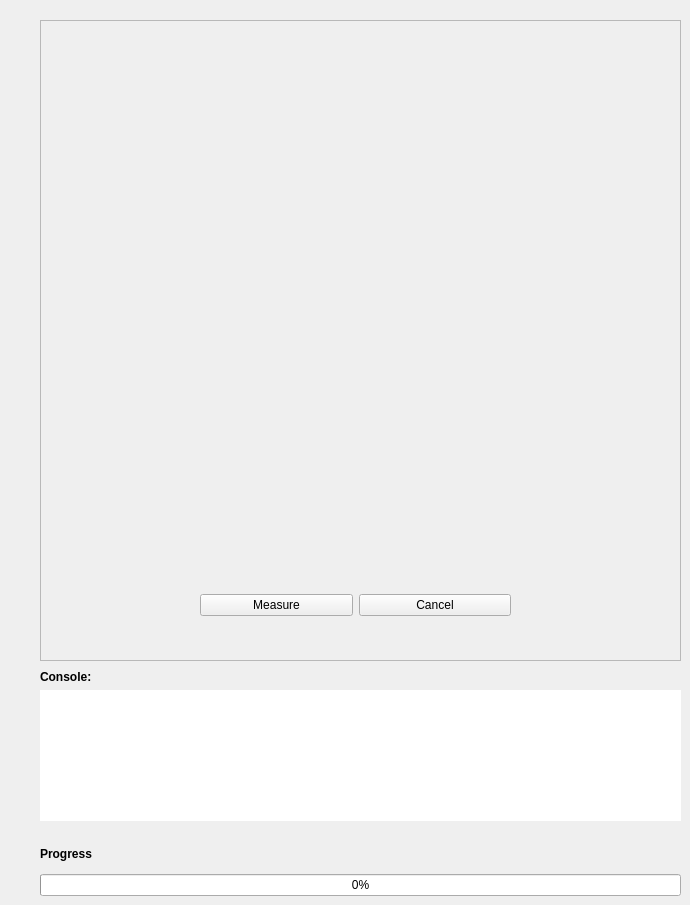
    <widget class="QWidget" name="tab_4">
     <attribute name="title">
      <string>Measure</string>
     </attribute>
     <widget class="QWidget" name="verticalLayoutWidget_11">
      <property name="geometry">
       <rect>
        <x>40</x>
        <y>840</y>
        <width>641</width>
        <height>56</height>
       </rect>
      </property>
      <layout class="QVBoxLayout" name="verticalLayout_9">
       <item>
        <widget class="QLabel" name="label_27">
         <property name="font">
          <font>
           <weight>75</weight>
           <bold>true</bold>
          </font>
         </property>
         <property name="text">
          <string>Progress</string>
         </property>
        </widget>
       </item>
       <item>
        <widget class="QProgressBar" name="progressBar">
         <property name="accessibleName">
          <string>transistor_progress</string>
         </property>
         <property name="value">
          <number>0</number>
         </property>
        </widget>
       </item>
      </layout>
     </widget>
     <widget class="QFrame" name="frame">
      <property name="geometry">
       <rect>
        <x>40</x>
        <y>20</y>
        <width>641</width>
        <height>641</height>
       </rect>
      </property>
      <property name="frameShape">
       <enum>QFrame::StyledPanel</enum>
      </property>
      <property name="frameShadow">
       <enum>QFrame::Raised</enum>
      </property>
      <widget class="QLabel" name="OFET_label">
       <property name="geometry">
        <rect>
         <x>0</x>
         <y>0</y>
         <width>641</width>
         <height>641</height>
        </rect>
       </property>
       <property name="accessibleName">
        <string>OFET_label</string>
       </property>
       <property name="text">
        <string/>
       </property>
       <property name="pixmap">
        <pixmap>OFET_layout.jpg</pixmap>
       </property>
      </widget>
      <widget class="QPushButton" name="OFET_20_1">
       <property name="geometry">
        <rect>
         <x>100</x>
         <y>100</y>
         <width>101</width>
         <height>91</height>
        </rect>
       </property>
       <property name="toolTip">
        <string>CLICK TO MEASURE</string>
       </property>
       <property name="accessibleName">
        <string>OFET_20_1</string>
       </property>
       <property name="autoFillBackground">
        <bool>false</bool>
       </property>
       <property name="checkable">
        <bool>true</bool>
       </property>
       <property name="checked">
        <bool>false</bool>
       </property>
       <property name="autoExclusive">
        <bool>true</bool>
       </property>
       <property name="autoDefault">
        <bool>false</bool>
       </property>
       <property name="default">
        <bool>false</bool>
       </property>
       <property name="flat">
        <bool>true</bool>
       </property>
      </widget>
      <widget class="QPushButton" name="OFET_20_2">
       <property name="geometry">
        <rect>
         <x>210</x>
         <y>100</y>
         <width>101</width>
         <height>91</height>
        </rect>
       </property>
       <property name="toolTip">
        <string>CLICK TO MEASURE</string>
       </property>
       <property name="accessibleName">
        <string>OFET_20_2</string>
       </property>
       <property name="autoFillBackground">
        <bool>false</bool>
       </property>
       <property name="checkable">
        <bool>true</bool>
       </property>
       <property name="checked">
        <bool>false</bool>
       </property>
       <property name="autoExclusive">
        <bool>true</bool>
       </property>
       <property name="autoDefault">
        <bool>false</bool>
       </property>
       <property name="default">
        <bool>false</bool>
       </property>
       <property name="flat">
        <bool>true</bool>
       </property>
      </widget>
      <widget class="QPushButton" name="OFET_20_3">
       <property name="geometry">
        <rect>
         <x>100</x>
         <y>220</y>
         <width>101</width>
         <height>91</height>
        </rect>
       </property>
       <property name="toolTip">
        <string>CLICK TO MEASURE</string>
       </property>
       <property name="accessibleName">
        <string>OFET_20_3</string>
       </property>
       <property name="autoFillBackground">
        <bool>false</bool>
       </property>
       <property name="checkable">
        <bool>true</bool>
       </property>
       <property name="checked">
        <bool>false</bool>
       </property>
       <property name="autoExclusive">
        <bool>true</bool>
       </property>
       <property name="autoDefault">
        <bool>false</bool>
       </property>
       <property name="default">
        <bool>false</bool>
       </property>
       <property name="flat">
        <bool>true</bool>
       </property>
      </widget>
      <widget class="QPushButton" name="OFET_20_4">
       <property name="geometry">
        <rect>
         <x>210</x>
         <y>220</y>
         <width>101</width>
         <height>91</height>
        </rect>
       </property>
       <property name="toolTip">
        <string>CLICK TO MEASURE</string>
       </property>
       <property name="accessibleName">
        <string>OFET_20_4</string>
       </property>
       <property name="autoFillBackground">
        <bool>false</bool>
       </property>
       <property name="checkable">
        <bool>true</bool>
       </property>
       <property name="checked">
        <bool>false</bool>
       </property>
       <property name="autoExclusive">
        <bool>true</bool>
       </property>
       <property name="autoDefault">
        <bool>false</bool>
       </property>
       <property name="default">
        <bool>false</bool>
       </property>
       <property name="flat">
        <bool>true</bool>
       </property>
      </widget>
      <widget class="QWidget" name="horizontalLayoutWidget_3">
       <property name="geometry">
        <rect>
         <x>160</x>
         <y>560</y>
         <width>311</width>
         <height>51</height>
        </rect>
       </property>
       <layout class="QHBoxLayout" name="horizontalLayout_3">
        <item>
         <widget class="QPushButton" name="pushButton_cond_start">
          <property name="text">
           <string>Measure</string>
          </property>
         </widget>
        </item>
        <item>
         <widget class="QPushButton" name="pushButton_cond_stop">
          <property name="text">
           <string>Cancel</string>
          </property>
         </widget>
        </item>
       </layout>
      </widget>
      <widget class="QPushButton" name="OFET_10_1">
       <property name="geometry">
        <rect>
         <x>330</x>
         <y>100</y>
         <width>101</width>
         <height>91</height>
        </rect>
       </property>
       <property name="toolTip">
        <string>CLICK TO MEASURE</string>
       </property>
       <property name="accessibleName">
        <string>OFET_10_1</string>
       </property>
       <property name="autoFillBackground">
        <bool>false</bool>
       </property>
       <property name="checkable">
        <bool>true</bool>
       </property>
       <property name="checked">
        <bool>false</bool>
       </property>
       <property name="autoExclusive">
        <bool>true</bool>
       </property>
       <property name="autoDefault">
        <bool>false</bool>
       </property>
       <property name="default">
        <bool>false</bool>
       </property>
       <property name="flat">
        <bool>true</bool>
       </property>
      </widget>
      <widget class="QPushButton" name="OFET_10_2">
       <property name="geometry">
        <rect>
         <x>440</x>
         <y>100</y>
         <width>101</width>
         <height>91</height>
        </rect>
       </property>
       <property name="toolTip">
        <string>CLICK TO MEASURE</string>
       </property>
       <property name="accessibleName">
        <string>OFET_10_2</string>
       </property>
       <property name="autoFillBackground">
        <bool>false</bool>
       </property>
       <property name="checkable">
        <bool>true</bool>
       </property>
       <property name="checked">
        <bool>false</bool>
       </property>
       <property name="autoExclusive">
        <bool>true</bool>
       </property>
       <property name="autoDefault">
        <bool>false</bool>
       </property>
       <property name="default">
        <bool>false</bool>
       </property>
       <property name="flat">
        <bool>true</bool>
       </property>
      </widget>
      <widget class="QPushButton" name="OFET_10_3">
       <property name="geometry">
        <rect>
         <x>330</x>
         <y>220</y>
         <width>101</width>
         <height>91</height>
        </rect>
       </property>
       <property name="toolTip">
        <string>CLICK TO MEASURE</string>
       </property>
       <property name="accessibleName">
        <string>OFET_10_3</string>
       </property>
       <property name="autoFillBackground">
        <bool>false</bool>
       </property>
       <property name="checkable">
        <bool>true</bool>
       </property>
       <property name="checked">
        <bool>false</bool>
       </property>
       <property name="autoExclusive">
        <bool>true</bool>
       </property>
       <property name="autoDefault">
        <bool>false</bool>
       </property>
       <property name="default">
        <bool>false</bool>
       </property>
       <property name="flat">
        <bool>true</bool>
       </property>
      </widget>
      <widget class="QPushButton" name="OFET_10_4">
       <property name="geometry">
        <rect>
         <x>440</x>
         <y>220</y>
         <width>101</width>
         <height>91</height>
        </rect>
       </property>
       <property name="toolTip">
        <string>CLICK TO MEASURE</string>
       </property>
       <property name="accessibleName">
        <string>OFET_10_4</string>
       </property>
       <property name="autoFillBackground">
        <bool>false</bool>
       </property>
       <property name="checkable">
        <bool>true</bool>
       </property>
       <property name="checked">
        <bool>false</bool>
       </property>
       <property name="autoExclusive">
        <bool>true</bool>
       </property>
       <property name="autoDefault">
        <bool>false</bool>
       </property>
       <property name="default">
        <bool>false</bool>
       </property>
       <property name="flat">
        <bool>true</bool>
       </property>
      </widget>
      <widget class="QPushButton" name="OFET_5_1">
       <property name="geometry">
        <rect>
         <x>330</x>
         <y>330</y>
         <width>101</width>
         <height>91</height>
        </rect>
       </property>
       <property name="toolTip">
        <string>CLICK TO MEASURE</string>
       </property>
       <property name="accessibleName">
        <string>OFET_5_1</string>
       </property>
       <property name="autoFillBackground">
        <bool>false</bool>
       </property>
       <property name="checkable">
        <bool>true</bool>
       </property>
       <property name="checked">
        <bool>false</bool>
       </property>
       <property name="autoExclusive">
        <bool>true</bool>
       </property>
       <property name="autoDefault">
        <bool>false</bool>
       </property>
       <property name="default">
        <bool>false</bool>
       </property>
       <property name="flat">
        <bool>true</bool>
       </property>
      </widget>
      <widget class="QPushButton" name="OFET_5_2">
       <property name="geometry">
        <rect>
         <x>440</x>
         <y>330</y>
         <width>101</width>
         <height>91</height>
        </rect>
       </property>
       <property name="toolTip">
        <string>CLICK TO MEASURE</string>
       </property>
       <property name="accessibleName">
        <string>OFET_5_2</string>
       </property>
       <property name="autoFillBackground">
        <bool>false</bool>
       </property>
       <property name="checkable">
        <bool>true</bool>
       </property>
       <property name="checked">
        <bool>false</bool>
       </property>
       <property name="autoExclusive">
        <bool>true</bool>
       </property>
       <property name="autoDefault">
        <bool>false</bool>
       </property>
       <property name="default">
        <bool>false</bool>
       </property>
       <property name="flat">
        <bool>true</bool>
       </property>
      </widget>
      <widget class="QPushButton" name="OFET_5_3">
       <property name="geometry">
        <rect>
         <x>330</x>
         <y>450</y>
         <width>101</width>
         <height>91</height>
        </rect>
       </property>
       <property name="toolTip">
        <string>CLICK TO MEASURE</string>
       </property>
       <property name="accessibleName">
        <string>OFET_5_3</string>
       </property>
       <property name="autoFillBackground">
        <bool>false</bool>
       </property>
       <property name="checkable">
        <bool>true</bool>
       </property>
       <property name="checked">
        <bool>false</bool>
       </property>
       <property name="autoExclusive">
        <bool>true</bool>
       </property>
       <property name="autoDefault">
        <bool>false</bool>
       </property>
       <property name="default">
        <bool>false</bool>
       </property>
       <property name="flat">
        <bool>true</bool>
       </property>
      </widget>
      <widget class="QPushButton" name="OFET_5_4">
       <property name="geometry">
        <rect>
         <x>440</x>
         <y>450</y>
         <width>101</width>
         <height>91</height>
        </rect>
       </property>
       <property name="toolTip">
        <string>CLICK TO MEASURE</string>
       </property>
       <property name="accessibleName">
        <string>OFET_5_4</string>
       </property>
       <property name="autoFillBackground">
        <bool>false</bool>
       </property>
       <property name="checkable">
        <bool>true</bool>
       </property>
       <property name="checked">
        <bool>false</bool>
       </property>
       <property name="autoExclusive">
        <bool>true</bool>
       </property>
       <property name="autoDefault">
        <bool>false</bool>
       </property>
       <property name="default">
        <bool>false</bool>
       </property>
       <property name="flat">
        <bool>true</bool>
       </property>
      </widget>
      <widget class="QPushButton" name="OFET_2p5_1">
       <property name="geometry">
        <rect>
         <x>100</x>
         <y>330</y>
         <width>101</width>
         <height>91</height>
        </rect>
       </property>
       <property name="toolTip">
        <string>CLICK TO MEASURE</string>
       </property>
       <property name="accessibleName">
        <string>OFET_2p5_1</string>
       </property>
       <property name="autoFillBackground">
        <bool>false</bool>
       </property>
       <property name="checkable">
        <bool>true</bool>
       </property>
       <property name="checked">
        <bool>false</bool>
       </property>
       <property name="autoExclusive">
        <bool>true</bool>
       </property>
       <property name="autoDefault">
        <bool>false</bool>
       </property>
       <property name="default">
        <bool>false</bool>
       </property>
       <property name="flat">
        <bool>true</bool>
       </property>
      </widget>
      <widget class="QPushButton" name="OFET_2p5_2">
       <property name="geometry">
        <rect>
         <x>210</x>
         <y>330</y>
         <width>101</width>
         <height>91</height>
        </rect>
       </property>
       <property name="toolTip">
        <string>CLICK TO MEASURE</string>
       </property>
       <property name="accessibleName">
        <string>OFET_2p5_2</string>
       </property>
       <property name="autoFillBackground">
        <bool>false</bool>
       </property>
       <property name="checkable">
        <bool>true</bool>
       </property>
       <property name="checked">
        <bool>false</bool>
       </property>
       <property name="autoExclusive">
        <bool>true</bool>
       </property>
       <property name="autoDefault">
        <bool>false</bool>
       </property>
       <property name="default">
        <bool>false</bool>
       </property>
       <property name="flat">
        <bool>true</bool>
       </property>
      </widget>
      <widget class="QPushButton" name="OFET_2p5_3">
       <property name="geometry">
        <rect>
         <x>100</x>
         <y>450</y>
         <width>101</width>
         <height>91</height>
        </rect>
       </property>
       <property name="toolTip">
        <string>CLICK TO MEASURE</string>
       </property>
       <property name="accessibleName">
        <string>OFET_2p5_3</string>
       </property>
       <property name="autoFillBackground">
        <bool>false</bool>
       </property>
       <property name="checkable">
        <bool>true</bool>
       </property>
       <property name="checked">
        <bool>false</bool>
       </property>
       <property name="autoExclusive">
        <bool>true</bool>
       </property>
       <property name="autoDefault">
        <bool>false</bool>
       </property>
       <property name="default">
        <bool>false</bool>
       </property>
       <property name="flat">
        <bool>true</bool>
       </property>
      </widget>
      <widget class="QPushButton" name="OFET_2p5_4">
       <property name="geometry">
        <rect>
         <x>210</x>
         <y>450</y>
         <width>101</width>
         <height>91</height>
        </rect>
       </property>
       <property name="toolTip">
        <string>CLICK TO MEASURE</string>
       </property>
       <property name="accessibleName">
        <string>OFET_2p5_4</string>
       </property>
       <property name="autoFillBackground">
        <bool>false</bool>
       </property>
       <property name="checkable">
        <bool>true</bool>
       </property>
       <property name="checked">
        <bool>false</bool>
       </property>
       <property name="autoExclusive">
        <bool>true</bool>
       </property>
       <property name="autoDefault">
        <bool>false</bool>
       </property>
       <property name="default">
        <bool>false</bool>
       </property>
       <property name="flat">
        <bool>true</bool>
       </property>
      </widget>
     </widget>
     <widget class="QWidget" name="verticalLayoutWidget_12">
      <property name="geometry">
       <rect>
        <x>40</x>
        <y>670</y>
        <width>641</width>
        <height>151</height>
       </rect>
      </property>
      <layout class="QVBoxLayout" name="verticalLayout_10">
       <item>
        <widget class="QLabel" name="label_30">
         <property name="font">
          <font>
           <weight>75</weight>
           <bold>true</bold>
          </font>
         </property>
         <property name="text">
          <string>Console:</string>
         </property>
        </widget>
       </item>
       <item>
        <widget class="QPlainTextEdit" name="plainTextEdit_3">
         <property name="font">
          <font>
           <pointsize>9</pointsize>
           <weight>50</weight>
           <bold>false</bold>
          </font>
         </property>
         <property name="focusPolicy">
          <enum>Qt::WheelFocus</enum>
         </property>
         <property name="frameShape">
          <enum>QFrame::NoFrame</enum>
         </property>
        </widget>
       </item>
      </layout>
     </widget>
    </widget>
